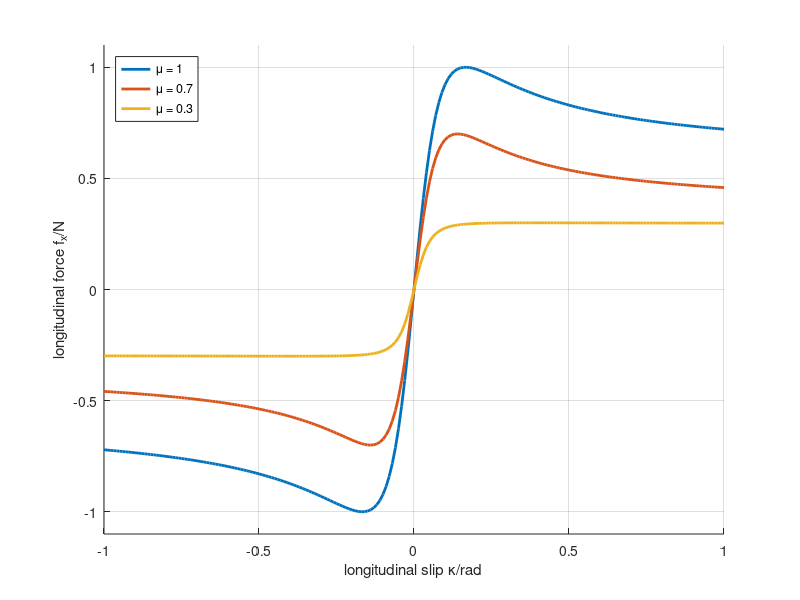

MATLAB code for this plot: (Note: this script raises an error after producing the figure.)
%% %%%%%%%%%%%%%%%%%%%%%%%%%%%%%%%%%%%%%%%%%%%%%%%%%%%%%%%%%%%%%%%%%%%%%%%%
% KTH SD2231 - Applied Vehicle Control
%
%  Lab:     1 - Slip Control for rail and road vehicles
%  Date:    Spring term 2015
%  Teacher: Mohammad Mehdi Davari
% %%%%%%%%%%%%%%%%%%%%%%%%%%%%%%%%%%%%%%%%%%%%%%%%%%%%%%%%%%%%%%%%%%%%%%%%%

clc
clear all
close all

global Veh
%% %%%%%%%%%%%%%%%%%%%%%%%%%%%%%%%%%%%%%%%%%%%%%%%%%%%%%%%%%%%%%%%%%%%%%%%%
%  Choose input parameters
Vehicle = 'Road'            % set Road or Rail for the vehicle parameters
mu_select = 2;              % set friction to mu_select = 1 (dry road), 2 (wet 
                            % road) or 3 (snow) for road and 1 for rail
Task = 2;
dt = 0.001;
run_time = 25;
%% %%%%%%%%%%%%%%%%%%%%%%%%%%%%%%%%%%%%%%%%%%%%%%%%%%%%%%%%%%%%%%%%%%%%%%%%
% Vehicle parameters
switch Vehicle
    case {'Road'}
        % Initial values for road vehicle
        Veh.mc  = 395; % sprung mass of a quarter car in kg 
        Veh.mb = 5;
        Veh.mw = 25;%40; % unsprung mass of the quarter car in kg
        Veh.Jw = 1.7; % inertia of wheel in kgm^2
        Veh.kc = 300000; %bushing
        Veh.kb = 22000;%21000; % main spring coefficient in N/m
        Veh.kw = 2.4e5;%150000; % tire spring coefficient in N/m
        Veh.cc = 20;
        Veh.cb = 4500;%1500; % main damping coefficient in Ns/m
        Veh.cw = 0;%100; % tire damping coefficient in Ns/m
        Veh.Cs = 70000; % longitudinal tire stiffness in N/rad
        Veh.Cx = [1.6 1.65 1.1]; % Magic Formula tire shape factor
        Veh.Bx = [9 10 18]; % Magic Formula stiffness factor
        Veh.Dx= 9.81*(Veh.mc+Veh.mb+Veh.mw); % Magic Formula parameter
        Veh.Ex=0; % Magic Formula parameter
        Veh.k_V_low0=770*1; % low speed damping parameter in Ns/m
        Veh.V_low=2.5; % speed threshold in m/s
        Veh.sigma_min=0.02; % min relaxation length in m
        Veh.sigma_k0=0.1; % relaxation length in m
        Veh.Eps_F=0.01;  % Magic Formula division parameter
        Veh.fr = 0.008; % rolling resistance coefficient in -
        Veh.A = 2.2; % frontal cross-section area in m
        Veh.cw = 0.3; % aerodynamic drag coefficient in --
        Veh.r = 0.3; % rolling radius for tire in m
        Veh.mu = [1 0.7 0.3]; % friction coefficients [snow, rain and dry]
        tire_leg={'\mu = 1','\mu = 0.7','\mu = 0.3'};
        Veh.C_fk=Veh.Bx.*Veh.Cx.*Veh.Dx;

    case {'Rail'}
        % Initial values for rail vehicle
        Veh.mc  = 4375; % car body of a eighth car body in kg 
        Veh.mb = 1500;  % quarter mass of the bogie in kg
        Veh.mw = 3000; % unsprung mass of half a wheel set in kg
        Veh.Jw = 150; % inertia of wheel in kgm^2
        Veh.kc = 5*10^6; % secondary spring coefficient in N/m
        Veh.kb = 20*10^6; % primary spring coefficient in N/m
        Veh.kw = 2400e6; % wheel spring coefficient in N/m
        Veh.cc = 40*10^3; % secondary damping coefficient in Ns/m
        Veh.cb = 70*10^3; % primary damping coefficient in Ns/m
        Veh.cw = 0; % wheel damping coefficient in Ns/m
        Veh.Cs = 2400e6; % longitudinal tire stiffness in N/rad
        Veh.Cx = 1.0; % Magic Formula tire shape factor
        Veh.Bx = 50; % Magic Formula stiffness factor
        Veh.Dx= 9.81*(Veh.mc+Veh.mb+Veh.mw); % Magic Formula parameter
        Veh.Ex=0; % Magic Formula parameter
        Veh.k_V_low0=770*1; % low speed damping parameter in Ns/m
        Veh.V_low=2.5; % speed threshold in m/s
        Veh.sigma_min=0.02; % min relaxation length in m
        Veh.sigma_k0=0.2; % relaxation length in m
        Veh.Eps_F=0.01;  % Magic Formula division parameter
        Veh.C_fk=Veh.Bx*Veh.Cx*Veh.Dx;
        Veh.fr = 0.002; % rolling resistance coefficient in -
        Veh.A = 10; % frontal cross-section area in m
        Veh.cw = 0.26; % aerodynamic drag coefficient in --
        Veh.r = 0.46; % rolling radius for tire in m
        Veh.mu = 0.2; % friction coefficients [snow, rain and dry]  
        tire_leg={'\mu = 0.2'};
        mu_select = 1;
end

%% %%%%%%%%%%%%%%%%%%%%%%%%%%%%%%%%%%%%%%%%%%%%%%%%%%%%%%%%%%%%%%%%%%%%%%%%
% Driver parameters

%Included by Eric
%The value to which the program will accelerate is not 90 km/h. TO change
%it just change the value in slip_model_Student/Driver/Switch/Threshold
%(default Dri.v_lim/3.6). Attention there are two different Switches
%(Switch and Switch1)
%For Task 2.b probably use Dri.v_lim as threshold as I understand

Dri.v_lim = 90; %in km/h
Dri.t_const = 3; %in seconds
Dri.Ka = 1;  % throttle gain (0-100%) of driver
Dri.Kb = -1; % braking gain (0-100%) of driver

%% %%%%%%%%%%%%%%%%%%%%%%%%%%%%%%%%%%%%%%%%%%%%%%%%%%%%%%%%%%%%%%%%%%%%%%%%
% Control parameters
T_max = (Veh.mc+Veh.mb+Veh.mw)*9.81*Veh.r;

%Included by Eric
%the next two variables (K_em, K_brake) convert signal (1 for acc, 0 for nothing, -1 for
%breaking) into the applied torque to the wheels. I included them into
%slip_model_Student/Controller/FeedForward
%for different cases (variable 'Vehicle') and for different frictions
%(variable 'mu_select') the wheel can have high slip. To see this just open
%the Scope 'vx' in the main view (slip_model_student)

%Changing the values for K_em and K_brake (default 0.4 and 0.5) will lead
%to higher applied torque on the wheels and can cause higher acceleration
%and shorter time to reach max velocity (variable 'Dri.v_lim')
%Good example could be :
%mu_select=1 , K_em = 1*T_max in comparisson with K_em = 1.2*T_max
K_em = 0.8*T_max;%0.4*T_max;
K_brake = 0.8*T_max;

%1.05, 0.77, 0.4, 0.22 - good values

%Included by Eric
% P Controller variables
% Road vehicle




%% tire model - force-slipcurves

slip0 = -1:0.01:1;
mu_plot = diag(Veh.mu)*sin(atan(slip0'*Veh.Bx)*diag(Veh.Cx))';
% Fz_max = [mu';-mu'].*(m+mt)*9.81;grid on, 
if 1
hold on
plot(slip0,mu_plot(1,:),'LineWidth',2),grid on, hold on
plot(slip0,mu_plot(2,:),'LineWidth',2)
plot(slip0,mu_plot(3,:),'LineWidth',2)
axis([-1 1 -1.1 1.1])
% plot([a(1) a(end)],[1;1]*Fz_max(1),[a(1) a(end)],[1;1]*Fz_max(2),[a(1) a(end)],[1;1]*Fz_max(3),[a(1) a(end)],[1;1]*Fz_max(4),[a(1) a(end)],[1;1]*Fz_max(5),[a(1) a(end)],[1;1]*Fz_max(6),'LineStyle','--','LineWidth',2,'Color',[0 0 0])
xlabel('longitudinal slip \kappa/rad')
ylabel('longitudinal force f_x/N')
legend(tire_leg,'Location','NorthWest')
end



%slip_treshold_brake = [slip0(b)-0.03,slip0(b)+0.07];
if Vehicle ==  'Rail'
    slip_ref_t = 0.2
    slip_ref_b = -0.2
else
    [~,bmax] = max(mu_plot(2,:));
    slip_ref_t = slip0(bmax)
    %slip_treshold_tractive = [slip0(b)-0.07,slip0(b)+0.03];
    [~,bmin] = min(mu_plot(2,:));

    slip_ref_b = slip0(bmin)
end
plot([slip_ref_t, slip_ref_t],[mu_plot(1,bmax) mu_plot(3,bmax)],'LineWidth',1,'LineStyle','- -')
plot([slip_ref_b, slip_ref_b],[mu_plot(1,bmin) mu_plot(3,bmin)],'LineWidth',1,'LineStyle','- -','Color','k')
scatter([slip_ref_b, slip_ref_b, slip_ref_b, slip_ref_t, slip_ref_t, slip_ref_t],[mu_plot(1,bmin) mu_plot(2,bmin) mu_plot(3,bmin) mu_plot(1,bmax) mu_plot(2,bmax) mu_plot(3,bmax)],'r','LineWidth',2)
%% 
% definition of state-space model for three mass quarter car model
% z(1)=! xc
% z(2)=! xcd = zd(1)
% z(3)=! xb  
% z(4)=! xbd = zd(3)
% z(5)=! xw  
% z(6)=! xwd = zd(5)
% this gives:
% zd(1)= z(2)   = xcd
% zd(2)= zdd(1) = xcdd
% zd(3)= z(4)   = xbd
% zd(4)= zdd(3) = xbdd
% zd(5)= z(6)   = xwd
% zd(6)= zdd(5) = xwdd

AA = [0 1 0 0 0 0; -Veh.kc/Veh.mc -Veh.cc/Veh.mc Veh.kc/Veh.mc Veh.cc/Veh.mc 0 0; 0 0 0 1 0 0; Veh.kc/Veh.mb Veh.cc/Veh.mb -(Veh.kc+Veh.kb)/Veh.mb -(Veh.cc+Veh.cb)/Veh.mb Veh.kb/Veh.mb Veh.cb/Veh.mb; 0 0 0 0 1 0; 0 0 Veh.kb/Veh.mw Veh.cb/Veh.mw -(Veh.kb+Veh.kw)/Veh.mw -(Veh.cb+Veh.cw)/Veh.mw];
BB = [0 0; 0 0; 0 0; 0 0; 0 0; Veh.kw/Veh.mw Veh.cw/Veh.mw];
% CC = eye(6); % use for motions
% DD = [0 0;0 0;0 0;0 0;0 0;0 0;]; % use for motions
CC = [0 0 0 0 -Veh.kw -Veh.cw]; % use for dynamic load
DD = [Veh.kw Veh.cw]; % use for dynamic load


